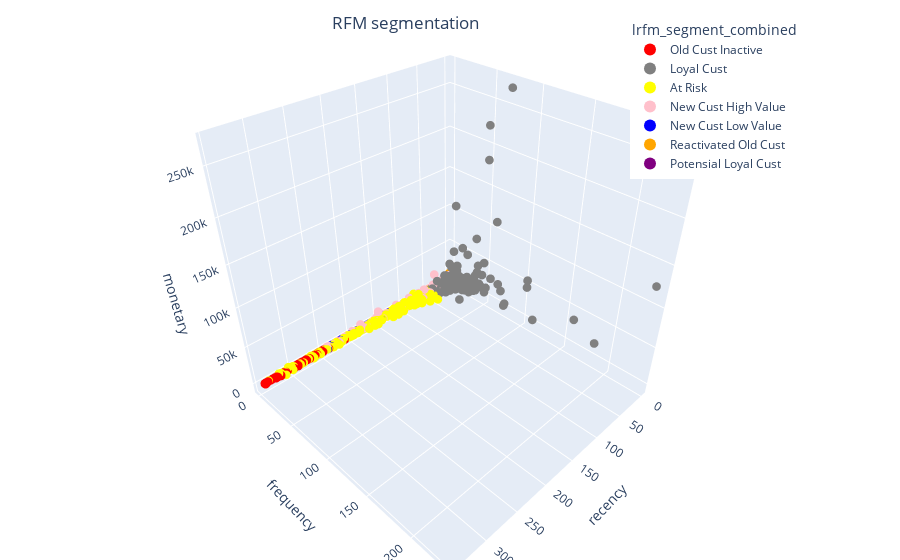

Notebook code for this chart:
### Code cell
import plotly.express as px

color_map = {
    'Loyal Cust' : 'gray',
    'Potensial Loyal Cust' : 'purple',
    'New Cust High Value' : 'pink',
    'New Cust Low Value' : 'blue',
    'Need Attention' : 'green',
    'At Risk' : 'yellow',
    'Reactivated Old Cust' : 'orange',
    'Old Cust Inactive' : 'red',
}

fig = px.scatter_3d(
    df_customer,
    x='recency',
    y='frequency',
    z='monetary',
    color='lrfm_segment_combined',
    color_discrete_map=color_map,
)

fig.update_traces(marker_size = 3)

# tight layout
fig.update_layout(margin=dict(l=0, r=0, b=0, t=0),
                  title={
                    'text': "RFM segmentation",
                    'y':0.97,
                    'x':0.45,
                    'xanchor': 'center',
                    'yanchor': 'top'},
                    legend=dict(
                      yanchor="top",
                      y=0.97,
                      xanchor="left",
                      x=0.70,
                      itemsizing='constant',
                      itemwidth = 30))

fig.update_xaxes(tickformat=".0f")

### Figure 1 — Plotly figure (JSON) as saved in the notebook; plotly's stock layout.template omitted (floating-point values rounded to 4 significant figures; data arrays with more than 128 entries replaced by an {"elided": "..."} marker saying what was removed)
{"data": [{"hovertemplate": "lrfm_segment_combined=Old Cust Inactive<br>recency=%{x}<br>frequency=%{y}<br>monetary=%{z}<extra></extra>", "legendgroup": "Old Cust Inactive", "marker": {"color": "red", "size": 3, "symbol": "circle"}, "mode": "markers", "name": "Old Cust Inactive", "scene": "scene", "showlegend": true, "type": "scatter3d", "x": {"elided": "530 int values"}, "y": {"elided": "530 int values"}, "z": {"elided": "530 float values"}}, {"hovertemplate": "lrfm_segment_combined=Loyal Cust<br>recency=%{x}<br>frequency=%{y}<br>monetary=%{z}<extra></extra>", "legendgroup": "Loyal Cust", "marker": {"color": "gray", "size": 3, "symbol": "circle"}, "mode": "markers", "name": "Loyal Cust", "scene": "scene", "showlegend": true, "type": "scatter3d", "x": {"elided": "909 int values"}, "y": {"elided": "909 int values"}, "z": {"elided": "909 float values"}}, {"hovertemplate": "lrfm_segment_combined=At Risk<br>recency=%{x}<br>frequency=%{y}<br>monetary=%{z}<extra></extra>", "legendgroup": "At Risk", "marker": {"color": "yellow", "size": 3, "symbol": "circle"}, "mode": "markers", "name": "At Risk", "scene": "scene", "showlegend": true, "type": "scatter3d", "x": {"elided": "474 int values"}, "y": {"elided": "474 int values"}, "z": {"elided": "474 float values"}}, {"hovertemplate": "lrfm_segment_combined=New Cust High Value<br>recency=%{x}<br>frequency=%{y}<br>monetary=%{z}<extra></extra>", "legendgroup": "New Cust High Value", "marker": {"color": "pink", "size": 3, "symbol": "circle"}, "mode": "markers", "name": "New Cust High Value", "scene": "scene", "showlegend": true, "type": "scatter3d", "x": {"elided": "715 int values"}, "y": {"elided": "715 int values"}, "z": {"elided": "715 float values"}}, {"hovertemplate": "lrfm_segment_combined=New Cust Low Value<br>recency=%{x}<br>frequency=%{y}<br>monetary=%{z}<extra></extra>", "legendgroup": "New Cust Low Value", "marker": {"color": "blue", "size": 3, "symbol": "circle"}, "mode": "markers", "name": "New Cust Low Value", "scene": "scene", "showlegend": true, "type": "scatter3d", "x": {"elided": "1417 int values"}, "y": {"elided": "1417 int values"}, "z": {"elided": "1417 float values"}}, {"hovertemplate": "lrfm_segment_combined=Reactivated Old Cust<br>recency=%{x}<br>frequency=%{y}<br>monetary=%{z}<extra></extra>", "legendgroup": "Reactivated Old Cust", "marker": {"color": "orange", "size": 3, "symbol": "circle"}, "mode": "markers", "name": "Reactivated Old Cust", "scene": "scene", "showlegend": true, "type": "scatter3d", "x": {"elided": "154 int values"}, "y": {"elided": "154 int values"}, "z": {"elided": "154 float values"}}, {"hovertemplate": "lrfm_segment_combined=Potensial Loyal Cust<br>recency=%{x}<br>frequency=%{y}<br>monetary=%{z}<extra></extra>", "legendgroup": "Potensial Loyal Cust", "marker": {"color": "purple", "size": 3, "symbol": "circle"}, "mode": "markers", "name": "Potensial Loyal Cust", "scene": "scene", "showlegend": true, "type": "scatter3d", "x": [40, 12, 1, 26, 25, 6, 23, 18, 25, 1, 3, 24, 25, 28, 38, 39, 10, 12, 17, 19, 17, 1, 11, 40, 10, 12, 46, 14, 36, 39, 48, 18, 10, 17, 16, 49, 17, 11, 33, 51, 20, 13, 38, 11, 6], "y": [6, 5, 4, 4, 4, 5, 6, 5, 4, 4, 4, 5, 4, 5, 6, 5, 4, 4, 15, 4, 4, 6, 4, 5, 4, 4, 6, 4, 4, 8, 5, 6, 7, 6, 6, 5, 7, 6, 4, 5, 9, 8, 6, 4, 4], "z": [569.6, 602.0, 246, 606.3, 414.8, 274.4, 596.8, 426.8, 605.1, 501.6, 381.7, 536.0, 556.8, 333.2, 558.5, 590.3, 574.8, 450.8, 576.3, 598.8, 554.6, 539.2, 303.1, 133.9, 99.94, 420.3, 616.0, 615.4, 275.4, 534.2, 638.8, 400.9, 641.5, 614.0, 306.7, 458.0, 496.8, 621.7, 512.1, -1165.0, 496.4, 191.2, 629.7, 296.7, 626.4]}], "layout": {"legend": {"itemsizing": "constant", "itemwidth": 30, "title": {"text": "lrfm_segment_combined"}, "tracegroupgap": 0, "x": 0.7, "xanchor": "left", "y": 0.97, "yanchor": "top"}, "margin": {"b": 0, "l": 0, "r": 0, "t": 0}, "scene": {"domain": {"x": [0, 1], "y": [0, 1]}, "xaxis": {"title": {"text": "recency"}}, "yaxis": {"title": {"text": "frequency"}}, "zaxis": {"title": {"text": "monetary"}}}, "title": {"text": "RFM segmentation", "x": 0.45, "xanchor": "center", "y": 0.97, "yanchor": "top"}, "xaxis": {"tickformat": ".0f"}}}
